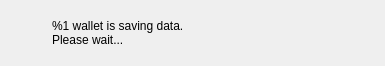
<?xml version="1.0" encoding="UTF-8"?>
<ui version="4.0">
 <class>ExitWidget</class>
 <widget class="QWidget" name="ExitWidget">
  <property name="geometry">
   <rect>
    <x>0</x>
    <y>0</y>
    <width>385</width>
    <height>66</height>
   </rect>
  </property>
  <property name="windowTitle">
   <string>Saving data</string>
  </property>
  <layout class="QHBoxLayout" name="horizontalLayout" stretch="0,1">
   <item>
    <widget class="QLabel" name="m_clockLabel">
     <property name="text">
      <string/>
     </property>
    </widget>
   </item>
   <item>
    <widget class="QLabel" name="m_label">
     <property name="styleSheet">
       <string>
          padding-left:25px;
        </string>
     </property>
     <property name="text">
      <string>%1 wallet is saving data.
Please wait...</string>
     </property>
    </widget>
   </item>
  </layout>
 </widget>
 <resources/>
 <connections/>
</ui>
